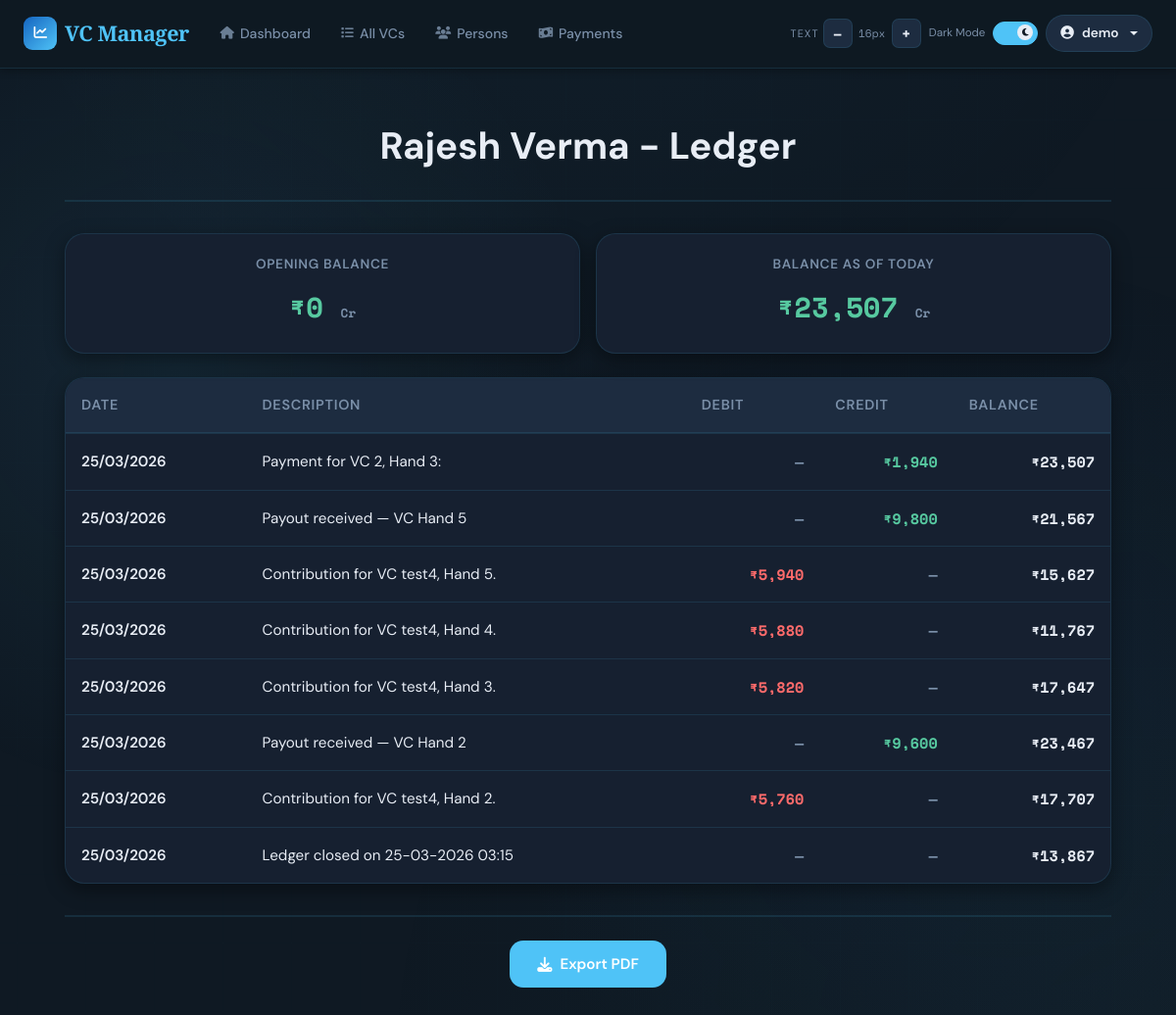
Before: /ledger/7 (signed in) with the older database file.
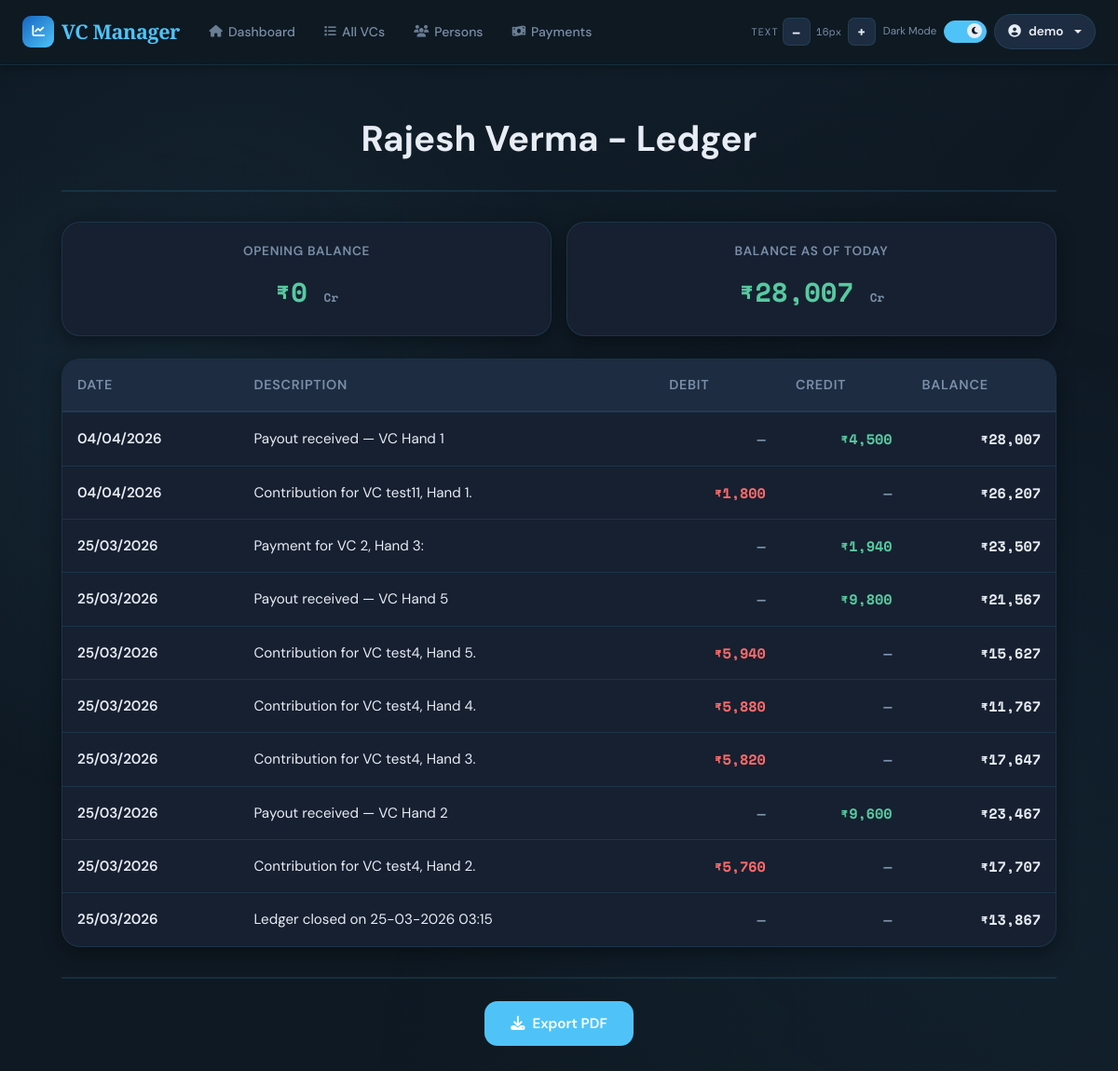
After: the same page with the newer database file.
### app/models/user.py (models this page shows, shortened)
class User(UserMixin, db.Model):
    __tablename__ = 'users'
    id = db.Column(db.Integer, primary_key=True)
    email = db.Column(db.String(120), unique=True, nullable=False, index=True)
    name = db.Column(db.String(120), nullable=False)
    password_hash = db.Column(db.String(255), nullable=True)  # Nullable for OAuth-only users
    google_id = db.Column(db.String(255), unique=True, nullable=True)  # For OAuth users
    created_at = db.Column(db.DateTime, default=datetime.utcnow)
    last_login = db.Column(db.DateTime, nullable=True)
    vcs = db.relationship('VC', backref='user', lazy=True, cascade='all, delete-orphan')
    persons = db.relationship('Person', backref='user', lazy=True, cascade='all, delete-orphan')

### app/models/person.py (models this page shows, shortened)
class Person(db.Model):
    __tablename__ = 'persons'
    id = db.Column(db.Integer, primary_key=True)
    user_id = db.Column(db.Integer, db.ForeignKey('users.id'), nullable=False, index=True)
    name = db.Column(db.String(80), nullable=False)
    short_name = db.Column(db.String(20), nullable=False)
    phone = db.Column(db.String(20), nullable=True)
    phone2 = db.Column(db.String(20), nullable=True)
    opening_balance = db.Column(db.Float, default=0.0, nullable=True)
    created_at = db.Column(db.DateTime, default=datetime.utcnow)
    __table_args__ = (
        db.UniqueConstraint('user_id', 'name',       name='uq_person_user_name'),
        db.UniqueConstraint('user_id', 'short_name', name='uq_person_user_short_name'),
    )
    payments = db.relationship('Payment', backref='person', lazy=True)
    ledger_entries = db.relationship('LedgerEntry', backref='ledger_person', lazy=True)
    @property
    def ledger_balance(self):
        entries = [e for e in self.ledger_entries if e is not None]
        if entries:
            last_entry = sorted(entries, key=lambda e: e.date, reverse=True)[0]
            return last_entry.balance if last_entry.balance is not None else (self.opening_balance or 0.0)
        return self.opening_balance or 0.0

### app/models/ledger.py (models this page shows)
class LedgerEntry(db.Model):
    __tablename__ = 'ledger_entries'
    id = db.Column(db.Integer, primary_key=True)
    person_id = db.Column(db.Integer, db.ForeignKey('persons.id'), nullable=True, index=True)
    vc_id = db.Column(db.Integer, db.ForeignKey('vcs.id'), nullable=True, index=True)
    date = db.Column(db.DateTime, nullable=False, default=datetime.utcnow)
    narration = db.Column(db.Text, nullable=False)
    debit = db.Column(db.Float, default=0)
    credit = db.Column(db.Float, default=0)
    balance = db.Column(db.Float, default=0)
    created_at = db.Column(db.DateTime, default=datetime.utcnow)
    vc = db.relationship('VC', foreign_keys=[vc_id], back_populates='ledger_entries', lazy=True)

### app/routes/ledger.py (the view)
@ledger_bp.route('/<int:person_id>')
@login_required
def person_ledger(person_id):
    person = Person.query.filter_by(id=person_id, user_id=current_user.id).first_or_404()
    vc_id = request.args.get('vc_id', type=int)
    from_date = request.args.get('from_date')
    to_date   = request.args.get('to_date')
    query = LedgerEntry.query.filter_by(person_id=person_id)
    if vc_id:
        query = query.filter(LedgerEntry.vc_id == vc_id)
    if from_date:
        query = query.filter(LedgerEntry.date >= datetime.strptime(from_date + ' 00:00:00', '%Y-%m-%d %H:%M:%S'))
    if to_date:
        query = query.filter(LedgerEntry.date <= datetime.strptime(to_date + ' 23:59:59', '%Y-%m-%d %H:%M:%S'))
    entries = query.order_by(LedgerEntry.date.desc()).all()
    entries = [e for e in entries if e is not None]
    opening_balance = person.opening_balance or 0.0
    return render_template('ledger/person.html', person=person, entries=entries, opening_balance=opening_balance)

### templates/ledger/person.html (shortened to what this page needs)
{% extends "base.html" %}
{% block content %}
<div class="container-wrapper">
    <div class="page-header">
        <div class="header-title">
            <h1 class="page-title">{{ person.name }} - Ledger</h1>
        </div>
    </div>
    <div class="stats-row">
        <div class="stat-box">
            <div class="stat-label">Opening Balance</div>
            <div class="stat-value {{ 'positive' if opening_balance >= 0 else 'negative' }}">
                ₹{{ "{:,.0f}".format(opening_balance) }} <span style="color: var(--text-muted); font-size: 0.8rem;">{{ 'Cr' if opening_balance >= 0 else 'Dr' }}</span>
            </div>
        </div>
        <div class="stat-box">
            <div class="stat-label">Balance as of Today</div>
            <div class="stat-value {{ 'positive' if person.ledger_balance >= 0 else 'negative' }}">
                ₹{{ "{:,.0f}".format(person.ledger_balance) }} <span style="color: var(--text-muted); font-size: 0.8rem;">{{ 'Cr' if opening_balance >= 0 else 'Dr' }}</span>
            </div>
        </div>
    </div>
    <div class="table-section">
        {% if entries %}
            <table class="ledger-table">
                <thead>
                    <tr>
                        <th>Date</th>
                        <th>Description</th>
                        <th>Debit</th>
                        <th>Credit</th>
                        <th>Balance</th>
                    </tr>
                </thead>
                <tbody>
                    {% for entry in entries %}
                    <tr>
                        <td class="cell-date">{{ entry.date.strftime('%d/%m/%Y') }}</td>
                        <td class="cell-description">{{ entry.narration }}</td>
                        <td class="cell-amount">
                            {% if entry.debit > 0 %}
                                <span class="amount-debit">₹{{ "{:,.0f}".format(entry.debit) }}</span>
                            {% else %}
                                <span class="amount-empty">—</span>
                            {% endif %}
                        </td>
                        <td class="cell-amount">
                            {% if entry.credit > 0 %}
                                <span class="amount-credit">₹{{ "{:,.0f}".format(entry.credit) }}</span>
                            {% else %}
                                <span class="amount-empty">—</span>
                            {% endif %}
                        </td>
                        <td class="cell-amount {{ 'amount-credit' if entry.balance >= 0 else 'amount-debit' }}">
                            ₹{{ "{:,.0f}".format(entry.balance) }}
                        </td>
                    </tr>
                    {% endfor %}
                </tbody>
            </table>
        {% else %}
            <div class="empty-state">
                <i class="fas fa-book-open"></i>
                <h3>No ledger entries</h3>
                <p>Start by adding entries to this person's ledger</p>
            </div>
        {% endif %}
    </div>
    <div class="export-section">
        <button class="export-btn" onclick="exportPDF({{ person.id }})">
            <i class="fas fa-download"></i>Export PDF
        </button>
    </div>
</div>
{% endblock %}

### templates/base.html (shortened to what this page needs)
<!DOCTYPE html>
<html lang="en" data-theme="dark">
<head>
    <link href="https://cdnjs.cloudflare.com/ajax/libs/font-awesome/6.5.0/css/all.min.css" rel="stylesheet">
    <link href="https://cdn.jsdelivr.net/npm/bootstrap@5.3.0/dist/css/bootstrap.min.css" rel="stylesheet">
    <link rel="stylesheet" href="https://cdn.jsdelivr.net/npm/swiper@11/swiper-bundle.min.css" />
</head>
<body>
<nav class="navbar navbar-expand-lg" role="navigation" aria-label="Main navigation">
    <div class="container-fluid px-4">
        <a class="navbar-brand" href="{{ url_for('dashboard.index') }}">
            <div class="brand-icon" aria-hidden="true"><i class="fas fa-chart-line"></i></div>
            VC Manager
        </a>
        <div class="collapse navbar-collapse" id="navbarNav">
            {% if current_user.is_authenticated %}
            <ul class="navbar-nav me-auto d-none d-md-flex">
                <li class="nav-item"><a class="nav-link" href="{{ url_for('dashboard.index') }}"><i class="fas fa-home"></i>Dashboard</a></li>
                <li class="nav-item"><a class="nav-link" href="{{ url_for('vc.vcs_list') }}"><i class="fas fa-list"></i>All VCs</a></li>
                <li class="nav-item"><a class="nav-link" href="{{ url_for('person.persons') }}"><i class="fas fa-users"></i>Persons</a></li>
                <li class="nav-item"><a class="nav-link" href="{{ url_for('payment.record_payment') }}"><i class="fas fa-money-bill-wave"></i>Payments</a></li>
            </ul>
            {% endif %}
            <div class="d-flex align-items-center ms-auto gap-2 mt-2 mt-lg-0">
                <div class="d-flex align-items-center gap-1" role="toolbar" aria-label="Font size">
                    <span class="a11y-label d-none d-xl-inline">Text</span>
                    <button class="fs-btn" id="fsDecrease" aria-label="Decrease font size">–</button>
                    <span class="fs-display" id="fsDisplay" aria-live="polite">16px</span>
                    <button class="fs-btn" id="fsIncrease" aria-label="Increase font size">+</button>
                </div>
                <div class="d-flex align-items-center gap-2" aria-label="Theme">
                    <span class="toggle-label-text d-none d-xl-inline" id="themeLabel">Dark</span>
                    <label class="toggle-switch" aria-label="Toggle light/dark mode">
                        <div class="toggle-track"></div>
                        <div class="toggle-thumb"><i class="fas fa-moon" id="toggleIcon"></i></div>
                    </label>
                </div>
                {% if current_user.is_authenticated %}
                <div class="dropdown">
                    <button class="user-btn dropdown-toggle" type="button" data-bs-toggle="dropdown" aria-expanded="false">
                        <i class="fas fa-user-circle"></i>
                        <span class="d-none d-sm-inline">{{ current_user.name }}</span>
                    </button>
                </div>
                {% endif %}
            </div>
        </div>
    </div>
</nav>
<main class="main-content" role="main">
    <div class="container">
        {% block content %}{% endblock %}
    </div>
</main>
</body>
</html>

### templates/ledger/person.html (style rules this page uses)
html { font-size: var(--fs-base); }
body { font-size: var(--fs-base); }
.container-wrapper { max-width: 1200px; margin: 0 auto; padding: 24px; }
.page-header { text-align: center; margin-bottom: 32px; padding-bottom: 24px; border-bottom: 2px solid var(--border); }
.header-title { text-align: center; }
.page-title { font-size: 2.4rem; font-weight: 700; color: var(--text); margin: 0 0 8px 0; }
.stats-row { display: grid; grid-template-columns: repeat(2, 1fr); gap: 16px; margin-bottom: 24px; }
.stat-box { background: var(--surface); border: 1.5px solid var(--border); border-radius: var(--radius-lg); padding: 20px; box-shadow: var(--shadow-md); text-align: center; }
.stat-label { font-size: 0.85rem; color: var(--text-muted); font-weight: 600; text-transform: uppercase; letter-spacing: 0.05em; margin-bottom: 10px; }
.stat-value { font-size: 1.8rem; font-weight: 700; font-family: 'Space Mono', monospace; color: var(--text); margin-bottom: 4px; }
.stat-value.positive { color: var(--success); }
.export-section { text-align: center; margin-top: 32px; padding-top: 24px; border-top: 2px solid var(--border); }
.export-btn { padding: 12px 28px; background: var(--accent); color: #fff; border: none; border-radius: var(--radius-md); font-weight: 600; cursor: pointer; transition: all 0.28s; display: inline-flex; align-items: center; gap: 8px; font-size: 0.95rem; }
.table-section { background: var(--surface); border: 1.5px solid var(--border); border-radius: var(--radius-lg); overflow: hidden; box-shadow: var(--shadow-md); margin-bottom: 24px; }
.ledger-table { width: 100%; border-collapse: collapse; }
.ledger-table thead { background: var(--surface2); border-bottom: 2px solid var(--border); }
.ledger-table th { padding: 16px; text-align: left; font-weight: 600; font-size: 0.9rem; color: var(--text-muted); text-transform: uppercase; letter-spacing: 0.05em; }
.ledger-table td { padding: 16px; border-bottom: 1.5px solid var(--border); color: var(--text); font-size: 0.95rem; }
.ledger-table tbody tr:last-child td { border-bottom: none; }
.cell-date { font-weight: 600; color: var(--text); }
.cell-description { color: var(--text); }
.cell-amount { font-weight: 700; font-family: 'Space Mono', monospace; text-align: right; }
.amount-debit { color: var(--danger); }
.amount-credit { color: var(--success); }
.amount-empty { color: var(--text-muted); }

Changed rows visible on the page:
computed for LedgerEntry "Ledger closed on 25-03-2026 03:15": ledger_balance "23,507" → "28,007"
added LedgerEntry: date "04/04/2026", narration "Payout received — VC Hand 1", credit "4,500", balance "28,007"
added LedgerEntry: date "04/04/2026", narration "Contribution for VC test11, Hand 1.", debit "1,800", balance "26,207"
